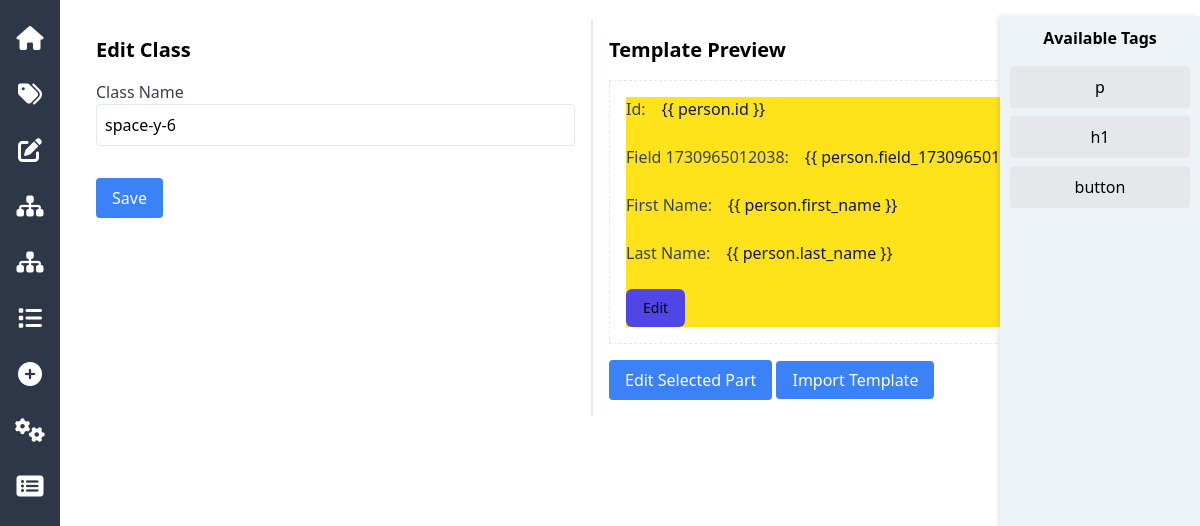
The app's page /idd/template/12/edit_class/?class_id=784 (signed in) with its own data.
### idd/models.py (models this page shows, shortened)
class TagClass(models.Model):
    tag = models.ForeignKey(Tag, related_name="tagclasses", on_delete=models.CASCADE)
    class_name = models.ForeignKey(Class, on_delete=models.CASCADE)
    class Meta:
        unique_together = ('tag', 'class_name')

class Class(models.Model):
    class_name = models.CharField(max_length=50, unique=True)
    def __str__(self):
        return self.class_name

class Tag(models.Model):
    template = models.ForeignKey(Template, related_name='tags', on_delete=models.CASCADE)
    parent_tag = models.ForeignKey('self', related_name='children', null=True, blank=True, on_delete=models.CASCADE)
    tag_name = models.CharField(max_length=50)
    text_content = models.TextField(blank=True)
    classes = models.ManyToManyField('Class', related_name='tags', through='TagClass')
    django_tag_type = models.CharField(
        max_length=50,
        blank=True,
        null=True,
        choices=[
            ('csrf_token', 'CSRF Token'),
            ('for', 'For Loop'),
            ('endfor', 'End For Loop'),
            ('if', 'If Condition'),
            ('endif', 'End If Condition'),
            ('block', 'Block Tag'),
            ('endblock', 'End Block Tag'),
            ('extends', 'Extends Tag'),
        ]
    )
    position = models.PositiveIntegerField(default=0)
    class Meta:
        unique_together = ('position', 'parent_tag')

### idd/views.py (the view)
# urls.py: path('template/<int:template_id>/edit_class/', edit_class, name='edit_class'),
@csrf_exempt
def edit_class(request, template_id):
    class_instance = get_object_or_404(TagClass, id=request.GET.get('class_id'))
    if request.method == 'POST':
        class_instance.class_name = request.POST.get('class_name')
        class_instance.save()
        return redirect(f"/template/{template_id}/view-all-classes/?tag_id={class_instance.tag.id}")
    data = get_common_data(template_id, class_instance.tag.id)
    data['class_instance'] = class_instance
    return render_with_context(request, 'edit_class.html', data)

### authApp/autoLogoutMiddleware.py (called while the page is built, shortened)
    def __call__(self, request):
        if request.user.is_authenticated:
            last_activity = request.session.get('last_activity')
            current_time = now()
            request.session['last_activity'] = current_time.isoformat()
        return self.get_response(request)

### idd/views.py (called while the page is built)
def render_with_context(request, template_name, context=None, additional_data=None):
    if context is None:
        context = {}
    if additional_data:
        context.update(additional_data)
    return render(request, template_name, context)

def get_common_data(template_id, tag_id=None):
    template = get_object_or_404(Template, id=template_id)
    tag = get_object_or_404(Tag, id=tag_id) if tag_id else None
    html_structure = generate_template_by_id(template_id)
    return {
        'template': template,
        'tag': tag,
        'html_structure': html_structure
    }

### idd/templates/edit_class.html (shortened to what this page needs)
{% extends 'base_template.html' %}
{% block content %}
<div class="mb-4">
    <h2 class="text-xl font-bold mb-4">Edit Class</h2>
    <form method="post">
        <div class="mb-4">
            <label for="class_name" class="block text-gray-700">Class Name</label>
            <input type="text" id="class_name" name="class_name" value="{{ class_instance.class_name }}" class="w-full p-2 border rounded" required>
        </div>
        <button type="submit" class="bg-blue-500 text-white px-4 py-2 rounded mt-4">Save</button>
    </form>
</div>
{% endblock %}

### idd/templates/base_template.html (shortened to what this page needs)
<!DOCTYPE html>
<html lang="en">
<head>
    {% load static %}
    <link rel="stylesheet" href="{% static 'js/main.js' %}">
    <link href="https://cdn.jsdelivr.net/npm/tailwindcss@2.0.0/dist/tailwind.min.css" rel="stylesheet">
    <link href="https://cdnjs.cloudflare.com/ajax/libs/font-awesome/6.0.0-beta3/css/all.min.css" rel="stylesheet">
</head>
<body>
    <div class="sidebar">
        <a href="{% url 'template_list' %}" data-tooltip="Home"><i class="fas fa-home"></i></a>
        <a href="{% url 'add_child_tag' template.id %}?tag_id={{tag.id}}" data-tooltip="Add Child Tag"><i class="fas fa-tags"></i></a>
        <a href="{% url 'edit_tag' template.id %}?tag_id={{tag.id}}" data-tooltip="Edit Tag"><i class="fas fa-edit"></i></a>
        <a href="{% url 'view_all_children' template.id %}?tag_id={{tag.id}}" data-tooltip="All Children Tags"><i class="fas fa-sitemap"></i></a>
        <a href="{% url 'view_all_siblings' template.id %}?tag_id={{tag.id}}" data-tooltip="All Sibling Tags"><i class="fas fa-sitemap"></i></a>
        <a href="{% url 'view_all_classes' template.id %}?tag_id={{tag.id}}" data-tooltip="All Classes"><i class="fas fa-list"></i></a>
        <a href="{% url 'add_class' template.id %}?tag_id={{tag.id}}" data-tooltip="Add Class"><i class="fas fa-plus-circle"></i></a>
        <a href="{% url 'add_attribute' template.id %}?tag_id={{tag.id}}" data-tooltip="Add Attribute"><i class="fas fa-cogs"></i></a>
        <a href="{% url 'view_all_attributes' template.id %}?tag_id={{tag.id}}" data-tooltip="All Attributes"><i class="fas fa-list-alt"></i></a>
    </div>
    <div class="container mx-auto mt-5 ml-20">
        <div class="flex">
            <div class="w-1/2 p-4 border-r">
                {% block content %}
                {% endblock %}
            </div>
            <div class="w-1/2 p-4 border-l">
                <h2 class="text-xl font-bold mb-4">Template Preview</h2>
                <div id="templatePreview" class="border p-4 droppable overflow-auto">
                    {{ html_structure|safe }}
                </div>
                <button id="editSelectedPart" class="bg-blue-500 text-white px-4 py-2 rounded mt-4">Edit Selected Part</button>
                <a href="{% url 'templates_gallery' %}?parent_id={{ tag.template.id }}" class="bg-blue-500 text-white px-4 py-2 rounded mt-4">Import Template</a>
            </div>
        </div>
    </div>
    <div class="tag-list mt-4">
        <h3 class="font-bold text-center mb-4">Available Tags</h3>
        <div id="tag-p" class="tag-item draggable bg-gray-200 hover:bg-gray-300 p-2 rounded mb-2 cursor-move" draggable="true">p</div>
        <div id="tag-h1" class="tag-item draggable bg-gray-200 hover:bg-gray-300 p-2 rounded mb-2 cursor-move" draggable="true">h1</div>
        <div id="tag-button" class="tag-item draggable bg-gray-200 hover:bg-gray-300 p-2 rounded mb-2 cursor-move" draggable="true">button</div>
    </div>
</body>
</html>

### idd/templates/base_template.html (style rules this page uses)
.sidebar { position: fixed; left: 0; top: 0; height: 100%; width: 60px; background-color: #2d3748; color: white; display: flex; flex-direction: column; align-items: center; padding-top: 20px; }
.sidebar a { margin-bottom: 20px; color: white; font-size: 24px; text-align: center; position: relative; }
.draggable { cursor: grab; }
.droppable { border: 2px dashed #4a5568; padding: 10px; min-height: 100px; }
.tag-list { position: fixed; right: 0; top: 0; height: 100%; width: 200px; background-color: #edf2f7; padding: 10px; overflow-y: auto; box-shadow: -2px 0 5px rgba(0, 0, 0, 0.1); }
.tag-item { background-color: #f7fafc; border: 1px solid #e2e8f0; margin-bottom: 10px; padding: 5px; text-align: center; cursor: grab; }
.tag-item { transition: background-color 0.2s ease; cursor: move; }
.droppable { position: relative; min-height: 200px; border: 2px dashed #e5e7eb; transition: border 0.3s ease-in-out; }

### records on screen
TagClass: class_name "space-y-6"
Tag: text_content "Id: {{ person.id }} Field 1730965012038: {{ person.field_1730965012038 }} First Name: {{ person.first_name }} Last Name: {{ person.last_name }} Edit"
